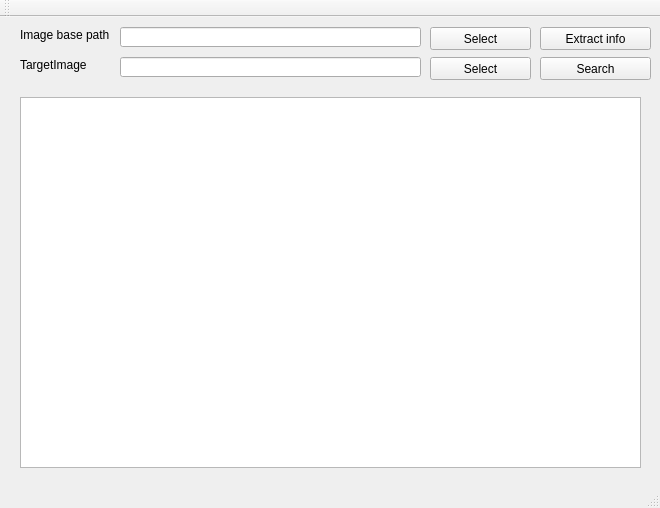
<?xml version="1.0" encoding="UTF-8"?>
<ui version="4.0">
 <class>MainWindow</class>
 <widget class="QMainWindow" name="MainWindow">
  <property name="geometry">
   <rect>
    <x>0</x>
    <y>0</y>
    <width>660</width>
    <height>508</height>
   </rect>
  </property>
  <property name="windowTitle">
   <string>Image search</string>
  </property>
  <widget class="QWidget" name="centralWidget">
   <widget class="QPushButton" name="pushButton">
    <property name="geometry">
     <rect>
      <x>540</x>
      <y>10</y>
      <width>111</width>
      <height>23</height>
     </rect>
    </property>
    <property name="text">
     <string>Extract info</string>
    </property>
   </widget>
   <widget class="QLineEdit" name="lineEdit">
    <property name="geometry">
     <rect>
      <x>120</x>
      <y>10</y>
      <width>301</width>
      <height>20</height>
     </rect>
    </property>
   </widget>
   <widget class="QLabel" name="label">
    <property name="geometry">
     <rect>
      <x>20</x>
      <y>10</y>
      <width>91</width>
      <height>16</height>
     </rect>
    </property>
    <property name="text">
     <string>Image base path</string>
    </property>
   </widget>
   <widget class="QPushButton" name="pushButton_2">
    <property name="geometry">
     <rect>
      <x>430</x>
      <y>10</y>
      <width>101</width>
      <height>23</height>
     </rect>
    </property>
    <property name="text">
     <string>Select</string>
    </property>
   </widget>
   <widget class="QLabel" name="label_2">
    <property name="geometry">
     <rect>
      <x>20</x>
      <y>40</y>
      <width>81</width>
      <height>16</height>
     </rect>
    </property>
    <property name="text">
     <string>TargetImage</string>
    </property>
   </widget>
   <widget class="QLineEdit" name="lineEdit_2">
    <property name="geometry">
     <rect>
      <x>120</x>
      <y>40</y>
      <width>301</width>
      <height>20</height>
     </rect>
    </property>
   </widget>
   <widget class="QPushButton" name="pushButton_3">
    <property name="geometry">
     <rect>
      <x>430</x>
      <y>40</y>
      <width>101</width>
      <height>23</height>
     </rect>
    </property>
    <property name="text">
     <string>Select</string>
    </property>
   </widget>
   <widget class="QPushButton" name="pushButton_4">
    <property name="geometry">
     <rect>
      <x>540</x>
      <y>40</y>
      <width>111</width>
      <height>23</height>
     </rect>
    </property>
    <property name="text">
     <string>Search</string>
    </property>
   </widget>
   <widget class="QGraphicsView" name="graphicsView">
    <property name="geometry">
     <rect>
      <x>20</x>
      <y>80</y>
      <width>621</width>
      <height>371</height>
     </rect>
    </property>
   </widget>
  </widget>
  <widget class="QMenuBar" name="menuBar">
   <property name="geometry">
    <rect>
     <x>0</x>
     <y>0</y>
     <width>660</width>
     <height>21</height>
    </rect>
   </property>
  </widget>
  <widget class="QToolBar" name="mainToolBar">
   <attribute name="toolBarArea">
    <enum>TopToolBarArea</enum>
   </attribute>
   <attribute name="toolBarBreak">
    <bool>false</bool>
   </attribute>
  </widget>
  <widget class="QStatusBar" name="statusBar"/>
 </widget>
 <layoutdefault spacing="6" margin="11"/>
 <resources/>
 <connections>
  <connection>
   <sender>pushButton</sender>
   <signal>clicked()</signal>
   <receiver>MainWindow</receiver>
   <slot>run()</slot>
   <hints>
    <hint type="sourcelabel">
     <x>57</x>
     <y>64</y>
    </hint>
    <hint type="destinationlabel">
     <x>199</x>
     <y>149</y>
    </hint>
   </hints>
  </connection>
  <connection>
   <sender>pushButton_2</sender>
   <signal>clicked()</signal>
   <receiver>MainWindow</receiver>
   <slot>selectBasePath()</slot>
   <hints>
    <hint type="sourcelabel">
     <x>480</x>
     <y>54</y>
    </hint>
    <hint type="destinationlabel">
     <x>329</x>
     <y>253</y>
    </hint>
   </hints>
  </connection>
  <connection>
   <sender>pushButton_3</sender>
   <signal>clicked()</signal>
   <receiver>MainWindow</receiver>
   <slot>selectImage()</slot>
   <hints>
    <hint type="sourcelabel">
     <x>480</x>
     <y>84</y>
    </hint>
    <hint type="destinationlabel">
     <x>329</x>
     <y>253</y>
    </hint>
   </hints>
  </connection>
  <connection>
   <sender>pushButton_4</sender>
   <signal>clicked()</signal>
   <receiver>MainWindow</receiver>
   <slot>search()</slot>
   <hints>
    <hint type="sourcelabel">
     <x>595</x>
     <y>84</y>
    </hint>
    <hint type="destinationlabel">
     <x>329</x>
     <y>253</y>
    </hint>
   </hints>
  </connection>
 </connections>
 <slots>
  <slot>run()</slot>
  <slot>selectBasePath()</slot>
  <slot>selectImage()</slot>
  <slot>search()</slot>
 </slots>
</ui>
